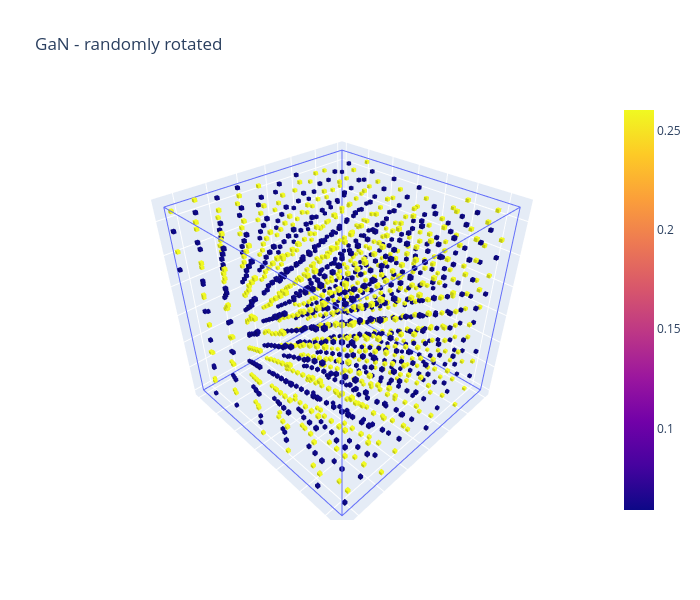

Notebook code cell kept with this figure:
### Markdown cell above
## 5. Randomly rotated image
The models use rotational ensembles: the crystal is randomly rotated before creating each image.

### Code cell
image.get_rotational_point_cloud()
rotated = image.get_image(random_rotation=True)
fig = CVR.vv.voxel_interactive_plotly(rotated, channels=0, box_outline=True)
fig.update_layout(title='GaN - randomly rotated', width=700, height=600)
fig.show()

### Figure 1 — Plotly figure (JSON) as saved in the notebook; plotly's stock layout.template omitted (floating-point values rounded to 4 significant figures; data arrays with more than 128 entries replaced by an {"elided": "..."} marker saying what was removed)
{"data": [{"hovertemplate": "x=%{x}<br>y=%{y}<br>z=%{z}<extra></extra>", "legendgroup": "", "line": {"color": "#636efa", "dash": "solid"}, "marker": {"symbol": "circle"}, "mode": "lines", "name": "", "scene": "scene", "showlegend": false, "type": "scatter3d", "x": [0.0, 0.0, 0.0, 0.0, 0.0, 64.0, 64.0, 64.0, 64.0, 64.0, 0.0, 0.0, 64.0, 64.0, 64.0, 0.0, 0.0, 64.0, 0.0, 0.0], "y": [0.0, 0.0, 64.0, 64.0, 0.0, 0.0, 0.0, 64.0, 64.0, 0.0, 0.0, 64.0, 64.0, 0.0, 0.0, 0.0, 64.0, 64.0, 64.0, 0.0], "z": [0.0, 64.0, 64.0, 0.0, 0.0, 0.0, 64.0, 64.0, 0.0, 0.0, 0.0, 0.0, 0.0, 0.0, 64.0, 64.0, 64.0, 64.0, 64.0, 64.0]}, {"cmin": 0, "i": {"elided": "15912 float values"}, "intensity": {"elided": "31824 float values"}, "j": {"elided": "15912 float values"}, "k": {"elided": "15912 float values"}, "type": "mesh3d", "x": {"elided": "31824 float values"}, "y": {"elided": "31824 float values"}, "z": {"elided": "31824 float values"}}], "layout": {"height": 600, "scene": {"xaxis": {"showticklabels": false, "title": {"text": " "}}, "yaxis": {"showticklabels": false, "title": {"text": " "}}, "zaxis": {"showticklabels": false, "title": {"text": " "}}}, "title": {"text": "GaN - randomly rotated"}, "width": 700}}
